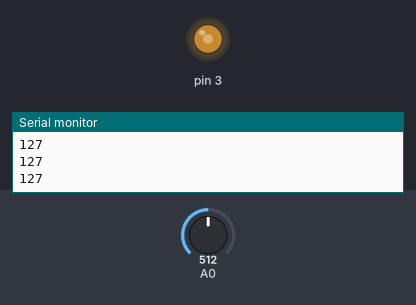
The sketch below on a simulated Arduino Uno, built with avr-gcc and run on an emulated ATmega328P. Parts: output pins drawn as LEDs (lit = HIGH), the last lines printed to the serial monitor. Inputs (shaded band) come from the test bench; at power-on: A0 = 512.

Above: at 1.2 s.
1.3 s: A0 set to 716
At 2.4 s:
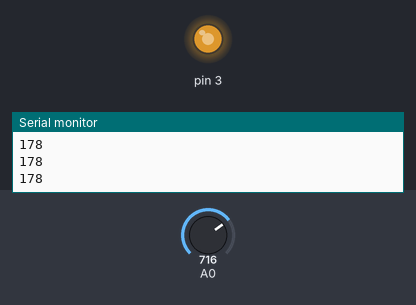
2.8 s: A0 set to 900
At 3.6 s:
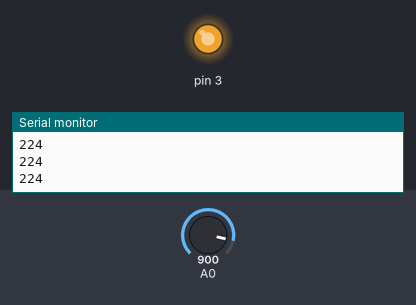
4.3 s: A0 set to 122
At 4.7 s:
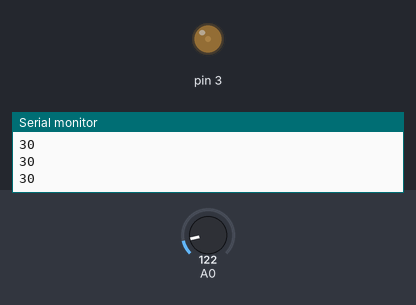
5.8 s: A0 set to 0
At 7.0 s:
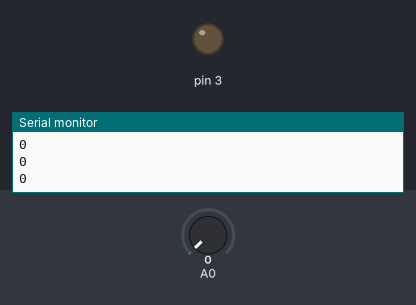
7.3 s: A0 set to 511
At 8.1 s:
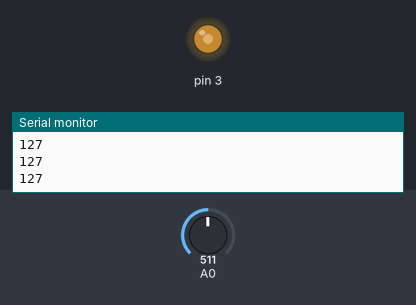
Timing chart, 0 to 9.8 s (numbered marks = the images above; inputs shaded):
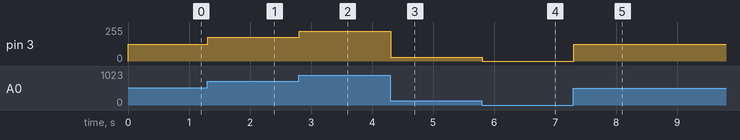

Measured:
- after the input at 1.3 s, pin 3: 127/255 → 178/255 at once
- after the input at 2.8 s, pin 3: 178/255 → 224/255 at once
- after the input at 4.3 s, pin 3: 224/255 → 30/255 at once
- after the input at 5.8 s, pin 3: 30/255 → 0/255 at once
- after the input at 7.3 s, pin 3: 0/255 → 127/255 at once

The sketch:

LED_with_changable_resister.ino
```cpp
// the setup function runs once when you press reset or power the board
void setup() {
  // initialize digital pin LED_BUILTIN as an output.
  Serial.begin(9600);
  pinMode(3, OUTPUT);
}

// the loop function runs over and over again forever
void loop() {
  int sensorValue = analogRead(A0);
  sensorValue= map(sensorValue, 0, 1023, 0, 255);
  Serial.println(sensorValue);
  analogWrite(3,sensorValue);
}
```
